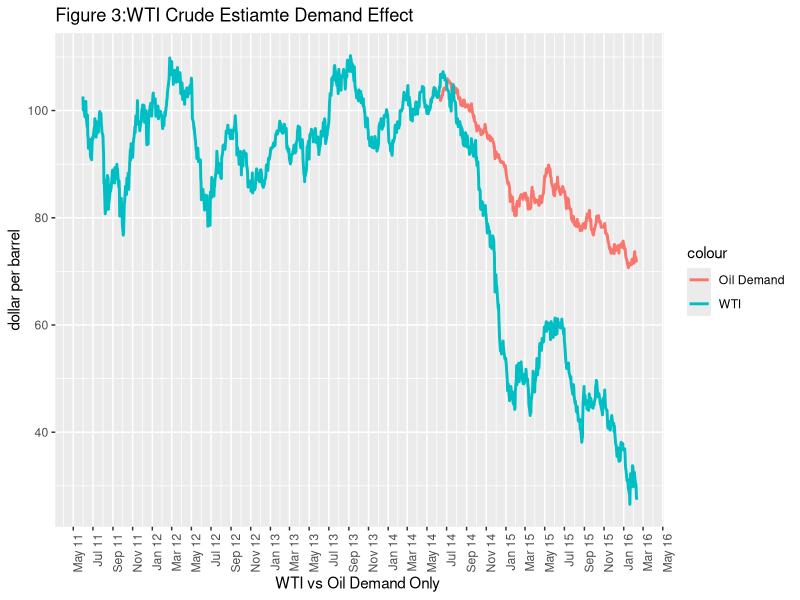

R code for this plot:
# Load libraries
library(ggplot2)
library(dplyr)
library(lubridate)
library(lmtest)
library(sandwich)

rm(list=ls())

# Load the data
oil <- read.csv("oil.csv")

# Calculate changes in logs and convert date
oil <- oil %>%
  mutate(chng_logoil = log(wti) - lag(log(wti)),
         chng_logcopper = log(copper) - lag(log(copper)),
         chng_logdollar = log(dollar) - lag(log(dollar)),
         chng_treasury = tenyear - lag(tenyear),
         date = as.Date(date, format = "%m/%d/%Y"))

# data filter for the period specified 
oilSample <- oil %>%
  filter(date >= as.Date("2011-06-01") & date <= as.Date("2014-06-01"))

#regression with Newey-West standard errors
regression <- lm(chng_logoil ~ chng_logcopper + chng_logdollar + chng_treasury - 1, data = oilSample)
robust_se <- coeftest(regression, vcov. = NeweyWest(regression, lag = 5))

#  regression results
print(robust_se)

# out-of-sample dataset with the same predictors
out_of_sample_data <- oil %>%
  filter(date >= as.Date("2014-06-02")) %>%
  select(date, chng_logcopper, chng_logdollar, chng_treasury)

# predictions for the out-of-sample data
out_of_sample_predictions <- predict(regression, newdata = out_of_sample_data)

# adding predicted oil price change 
initial_log_oil_price <- log(oilSample$wti[nrow(oilSample)])
out_of_sample_data <- out_of_sample_data %>%
  mutate(predicted_chng_logoil = out_of_sample_predictions,
         predicted_log_oil_price = cumsum(predicted_chng_logoil) + initial_log_oil_price,
         predicted_oil_price = exp(predicted_log_oil_price))

#plotting predicted vs actual wti price at level 
ggplot() +
  geom_line(data = out_of_sample_data, aes(x = date, y = predicted_oil_price, color= "Oil Demand"), size = 1) +
  geom_line(data = oil, aes(x = date, y = wti, color= "WTI"), size = 1) +
  scale_x_date(date_labels = "%b %y", date_breaks = "2 month")+
  theme(axis.text.x = element_text(angle = 90, hjust = 1))+
  labs(x ='WTI vs Oil Demand Only ' , y = 'dollar per barrel', title = 'Figure 3:WTI Crude Estiamte Demand Effect')

# the graph above shows the ggplot 
